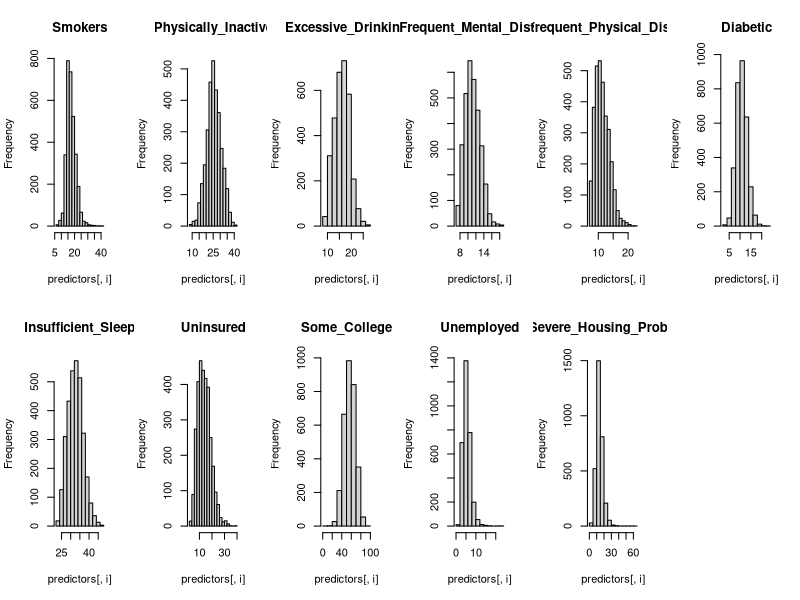
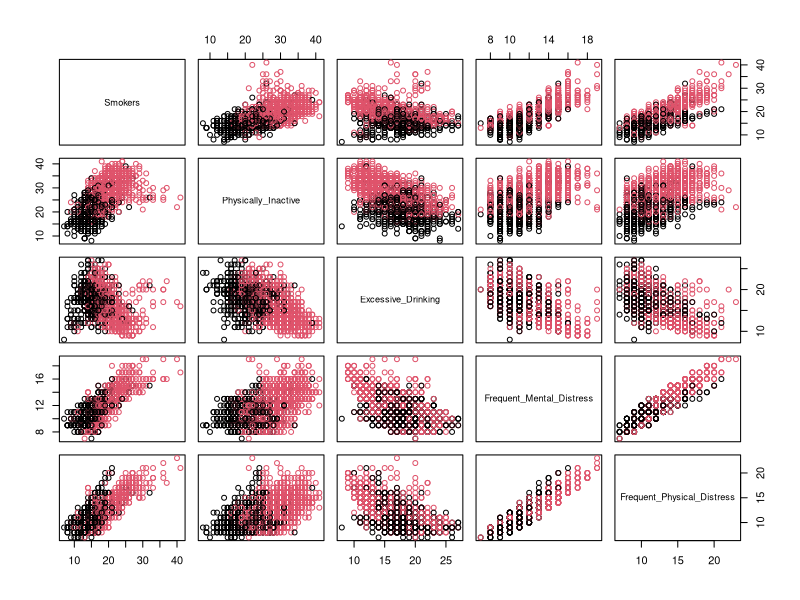
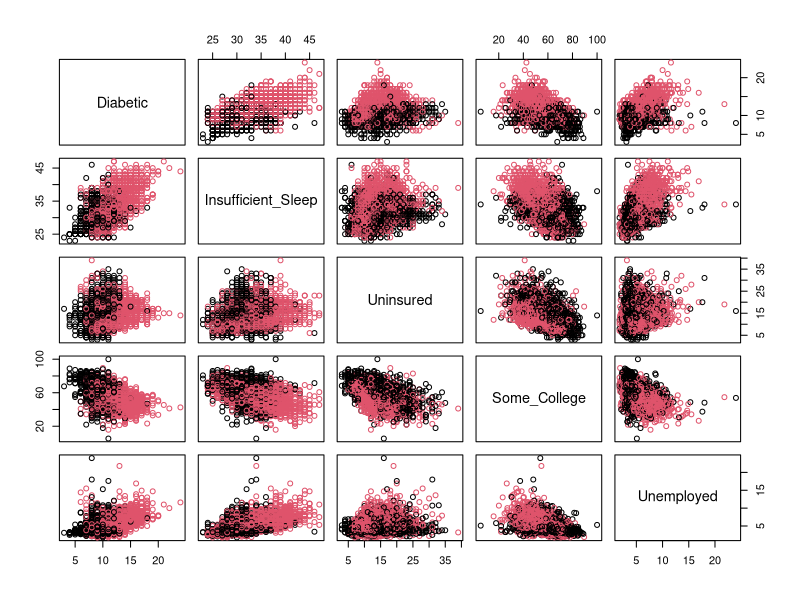
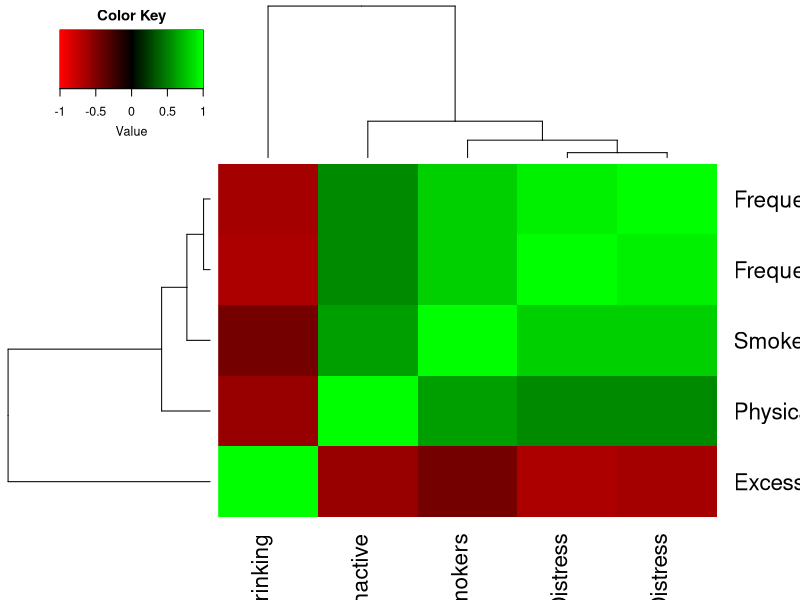
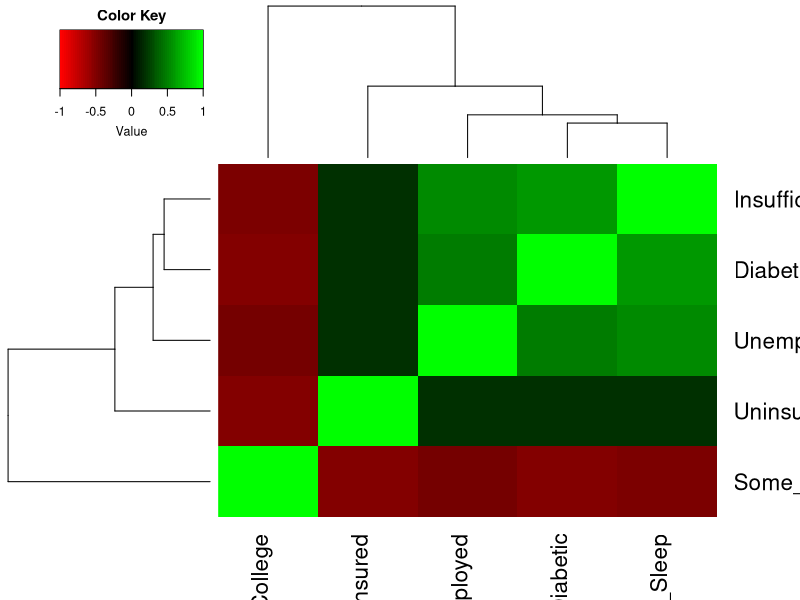
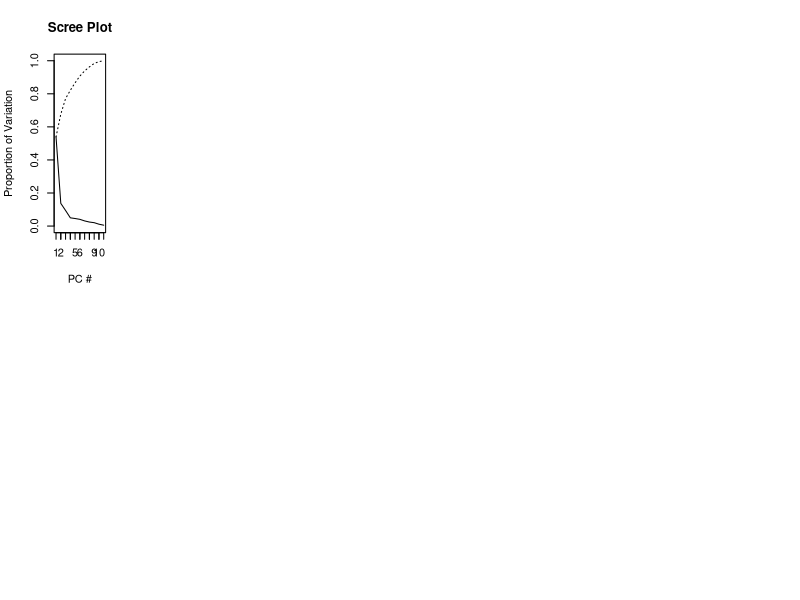
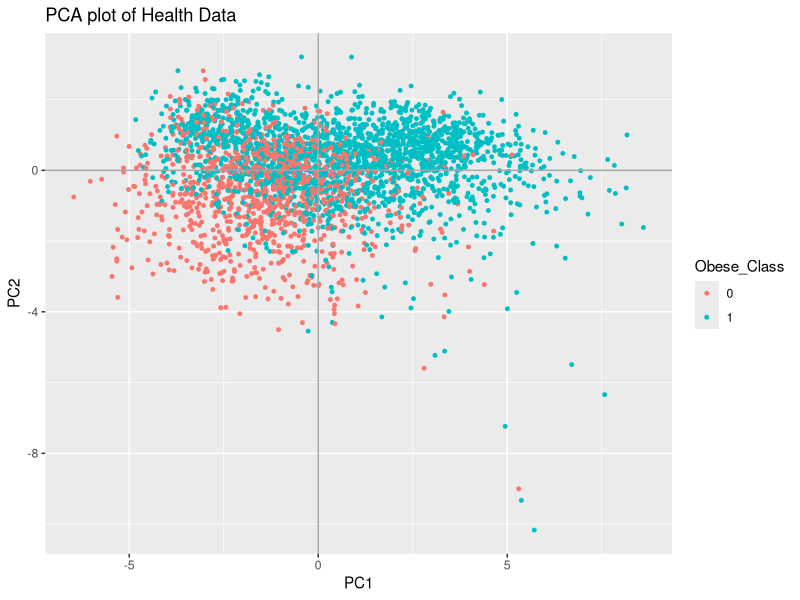
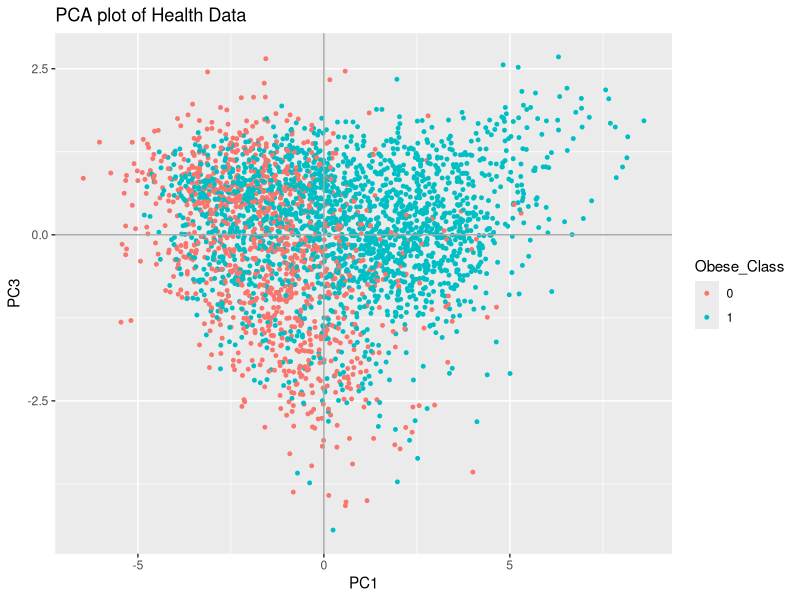

Source code (R) for these figures, in order:
## ---- chunk 1
knitr::opts_chunk$set(echo = TRUE)

library(Hmisc)
library(gplots)
library(ggplot2)
library(ROCR)
library(MASS)
## ---- chunk 2
# import health data
data = read.csv("./Data/CHR_Data.csv")

# show data summary to identify variables with missing data
summary(data)
## ---- chunk 3
# impute variables with their medians, prefer medians in the event there is any skew
data$Premature_Death_Rate <- with(data,impute(Premature_Death_Rate,median)) # may use this later so imputing now
data$Unemployed <- with(data,impute(Unemployed,median))
data$Uninsured <- with(data,impute(Uninsured,median))
data$Graduation_Rate <- with(data,impute(Graduation_Rate))

# rescale Premature_Death_Rate so min value = 2.947 vs 2947, just a preference so it's not scaled so diff from predictors
data$Premature_Death_Rate <- data$Premature_Death_Rate/1000
## ---- chunk 4
# get chosen predictors for EDA
predictors <- data[,c(5,7:13,15:17)]

# histogram of chosen predictors
par(mfrow=c(2,6))
for(i in 1:11) {
    hist(predictors[,i], main=names(predictors)[i])
}
## ---- chunk 5
# create Obese Binary Classification
data$Obese_Class <- 1
data[data$Obese < 30, "Obese_Class"] <- 0
data$Obese_Class <- as.factor(as.character(data$Obese_Class))

# -- create new data set with obese_class first --
data2 <- data[,c(25,5,7:13,15:17)]

# scatter matrices, with Obese at the top
pairs(data2[,c(2:6)],col=data$Obese_Class)
pairs(data2[,c(7:11)],col=data$Obese_Class)

# predictor heatmap correlations
cor1 <- cor(data2[,2:6])
cor2 <- cor(data2[,7:11])

heatmap.2(cor1,col=redgreen(75), 
          density.info="none", trace="none", dendrogram=c("both"), 
          symm=F,symkey=T,symbreaks=T, scale="none",key=T)
heatmap.2(cor2,col=redgreen(75), 
          density.info="none", trace="none", dendrogram=c("both"), 
          symm=F,symkey=T,symbreaks=T, scale="none",key=T)
## ---- chunk 6
cov.mat <- cov(data2[2:11]) # remove race
sum(diag(cov(data2[2:11]))) # total variance

## ---- chunk 7
# Logistics Regression
glm.fit <- glm(Obese_Class ~ ., data = data2, family = binomial)
summary(glm.fit)
## ---- chunk 8
# reduce data set to include only significant variables
data3 = data2[,c(1:3,5,7,9)]

# Logistics Regression
glm.fit <- glm(Obese_Class ~ ., data = data3, family = binomial)
summary(glm.fit)
## ---- chunk 9

# PCA
dat.x <- data2[,2:12]
dat.y <- data2[,1]
pc.result<-prcomp(dat.x,scale.=TRUE)
pc.scores<-pc.result$x
pc.scores<-data.frame(pc.scores)
pc.scores$Obese_Class<-dat.y

#Loadings for interpretation
pc.result$rotation
## ---- chunk 10
#Scree plot
pc.eigen<-(pc.result$sdev)^2
pc.prop<-pc.eigen/sum(pc.eigen)
pc.cumprop<-cumsum(pc.prop)
plot(1:11,pc.prop,type="l",main="Scree Plot",ylim=c(0,1),xlab="PC #",ylab="Proportion of Variation")
axis(1, seq(1,11,1))
lines(1:11,pc.cumprop,lty=3)
## ---- chunk 11

#Use ggplot2 to plot pc's
ggplot(data = pc.scores, aes(x = PC1, y = PC2)) +
    geom_point(aes(col=Obese_Class), size=1)+
  geom_hline(yintercept = 0, colour = "gray65") +
    geom_vline(xintercept = 0, colour = "gray65") +
    ggtitle("PCA plot of Health Data")

ggplot(data = pc.scores, aes(x = PC1, y = PC3)) +
  geom_point(aes(col=Obese_Class), size=1)+
  geom_hline(yintercept = 0, colour = "gray65") +
  geom_vline(xintercept = 0, colour = "gray65") +
  ggtitle("PCA plot of Health Data")

ggplot(data = pc.scores, aes(x = PC1, y = PC4)) +
    geom_point(aes(col=Obese_Class), size=1)+
  geom_hline(yintercept = 0, colour = "gray65") +
    geom_vline(xintercept = 0, colour = "gray65") +
    ggtitle("PCA plot of Health Data")

ggplot(data = pc.scores, aes(x = PC1, y = PC5)) +
    geom_point(aes(col=Obese_Class), size=1)+
  geom_hline(yintercept = 0, colour = "gray65") +
    geom_vline(xintercept = 0, colour = "gray65") +
    ggtitle("PCA plot of Health Data")

ggplot(data = pc.scores, aes(x = PC1, y = PC6)) +
    geom_point(aes(col=Obese_Class), size=1)+
  geom_hline(yintercept = 0, colour = "gray65") +
    geom_vline(xintercept = 0, colour = "gray65") +
    ggtitle("PCA plot of Health Data")

ggplot(data = pc.scores, aes(x = PC1, y = PC7)) +
    geom_point(aes(col=Obese_Class), size=1)+
  geom_hline(yintercept = 0, colour = "gray65") +
    geom_vline(xintercept = 0, colour = "gray65") +
    ggtitle("PCA plot of Health Data")

ggplot(data = pc.scores, aes(x = PC1, y = PC8)) +
  geom_point(aes(col=Obese_Class), size=1)+
  geom_hline(yintercept = 0, colour = "gray65") +
  geom_vline(xintercept = 0, colour = "gray65") +
  ggtitle("PCA plot of Health Data")

ggplot(data = pc.scores, aes(x = PC1, y = PC9)) +
    geom_point(aes(col=Obese_Class), size=1)+
  geom_hline(yintercept = 0, colour = "gray65") +
    geom_vline(xintercept = 0, colour = "gray65") +
    ggtitle("PCA plot of Health Data")

ggplot(data = pc.scores, aes(x = PC1, y = PC10)) +
    geom_point(aes(col=Obese_Class), size=1)+
  geom_hline(yintercept = 0, colour = "gray65") +
    geom_vline(xintercept = 0, colour = "gray65") +
    ggtitle("PCA plot of Health Data")

ggplot(data = pc.scores, aes(x = PC1, y = PC11)) +
    geom_point(aes(col=Obese_Class), size=1)+
  geom_hline(yintercept = 0, colour = "gray65") +
    geom_vline(xintercept = 0, colour = "gray65") +
    ggtitle("PCA plot of Health Data")

## ---- chunk 12
samplesize=nrow(data2)
train_percent = .75
train_indices = sample(seq(1,samplesize,length = samplesize),train_percent*samplesize) # get random indices
train = data3[train_indices,] # random training data 
test = data3[-train_indices,] # random test data 

lda <- lda(Obese_Class~.,data = train)
qda <- qda(Obese_Class~.,data = train)

#lda confusion matrix
lda_prd<-predict(lda, newdata = test)$class
lda_cm<-table(lda_prd,test$Obese_Class)
lda_cm

#qda confusion matrix
qda_prd<-predict(qda, newdata = test)$class
qda_cm<-table(qda_prd,test$Obese_Class)
qda_cm

#lda overall misclassification rrror rate
lda_ME<-(lda_cm[2,1]+lda_cm[1,2])/(lda_cm[1,2]+lda_cm[2,2])
lda_ME

#lda Overall Accuracy
1-lda_ME

#qda overall misclassification rrror rate
qda_ME<-(qda_cm[2,1]+qda_cm[1,2])/(qda_cm[1,2]+qda_cm[2,2])
qda_ME

#qda Overall Accuracy
1-qda_ME

#--lda ROC--
ldaprd<-predict(lda, newdata = train)$posterior
#correcting for the way lda creates predicted probabilities
ldaprd<-ldaprd[,2]

pred <- prediction(ldaprd, train$Obese_Class)
roc.perf = performance(pred, measure = "tpr", x.measure = "fpr")
auc.train <- performance(pred, measure = "auc")
auc.train <- auc.train@y.values

#Plot lda ROC
plot(roc.perf,main="LDA")
abline(a=0, b= 1) #Ref line indicating poor performance
text(x = .25, y = .75,paste("AUC = ", round(auc.train[[1]],3), sep = ""))

#--qda ROC--
qdaprd<-predict(qda, newdata = train)$posterior
#correcting for the way lda creates predicted probabilities
qdaprd<-qdaprd[,2]

pred <- prediction(qdaprd, train$Obese_Class)
roc.perf = performance(pred, measure = "tpr", x.measure = "fpr")
auc.train <- performance(pred, measure = "auc")
auc.train <- auc.train@y.values

#Plot lda ROC
plot(roc.perf,main="QDA")
abline(a=0, b= 1) #Ref line indicating poor performance
text(x = .25, y = .75,paste("AUC = ", round(auc.train[[1]],3), sep = ""))
